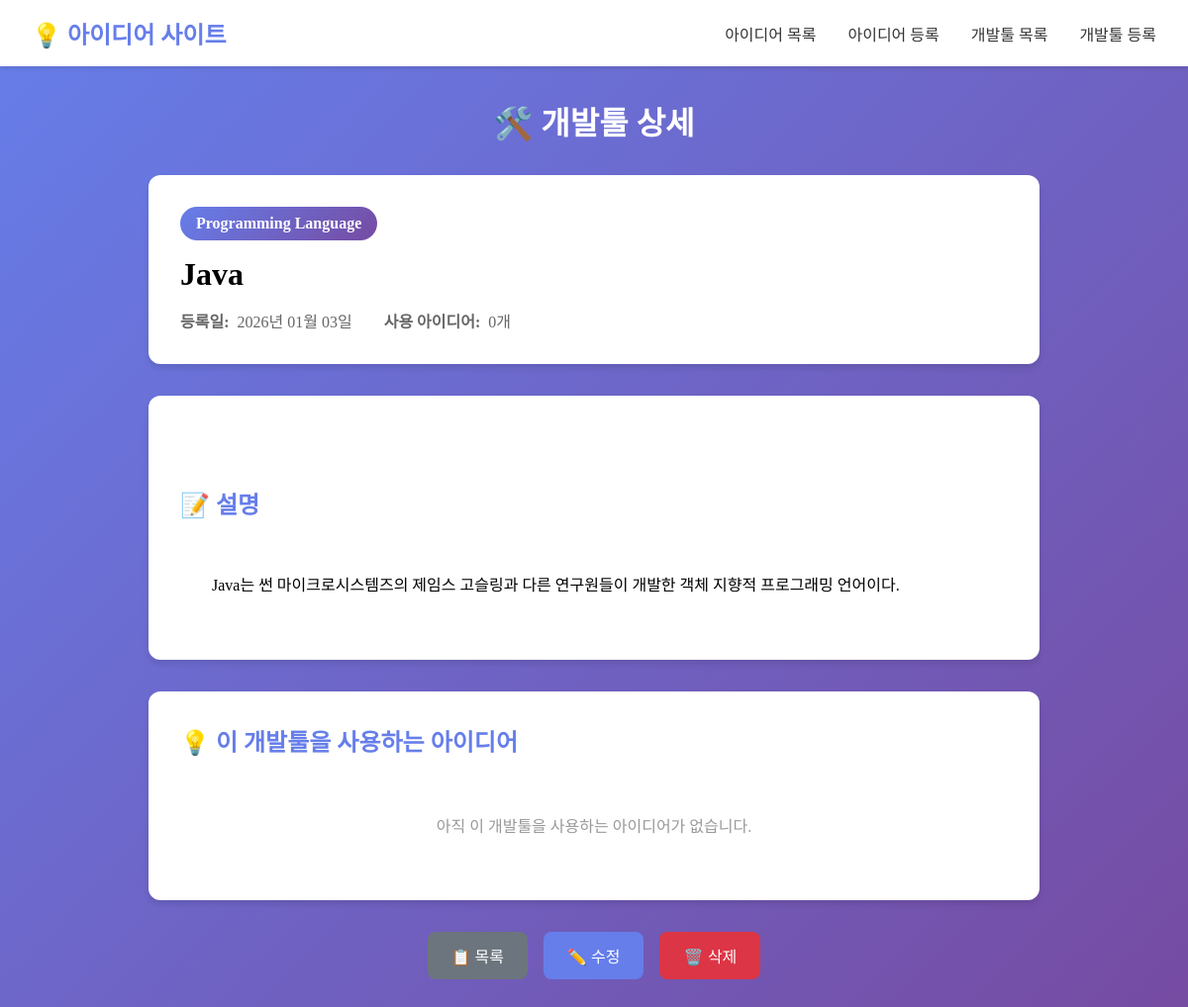
/devtools/11/, run on the app's committed database.
### ideas/models.py (models this page shows, shortened)
class DevTool(models.Model):
    KIND_CHOICES = [
        ('frontend', 'Frontend Framework'),
        ('backend', 'Backend Framework'),
        ('database', 'Database'),
        ('language', 'Programming Language'),
        ('devops', 'DevOps'),
        ('design', 'Design Tool'),
        ('etc', 'Etc'),
    ]
    name = models.CharField(max_length=100)
    kind = models.CharField(max_length=20, choices=KIND_CHOICES)
    content = models.TextField()
    created_at = models.DateTimeField(auto_now_add=True)

### ideas/views.py (the view)
# urls.py: path('devtools/<int:pk>/', views.devtools_detail, name='devtools_detail'),
def devtools_detail(request, pk):
    devtool = DevTool.objects.get(pk=pk)
    ideas = devtool.ideas.all()
    context = {
        'devtool': devtool,
        'ideas': ideas,
    }
    return render(request, 'devtools_detail.html', context)

### ideas/templates/devtools_detail.html (shortened to what this page needs)
{% extends 'base.html' %}
{% block content %}
<div class="page-title">
    <h1>🛠️ 개발툴 상세</h1>
</div>
<div class="detail-container">
    <div class="detail-header">
        <span class="kind-badge">{{ devtool.get_kind_display }}</span>
        <h1>{{ devtool.name }}</h1>
        <div class="meta-info">
            <div class="meta-item">
                <strong>등록일:</strong>
                {{ devtool.created_at|date:"Y년 m월 d일" }}
            </div>
            <div class="meta-item">
                <strong>사용 아이디어:</strong>
                {{ ideas.count }}개
            </div>
        </div>
    </div>
    <div class="detail-content">
        <h2>📝 설명</h2>
        {{ devtool.content }}
    </div>
    <div class="ideas-section">
        <h2>💡 이 개발툴을 사용하는 아이디어</h2>
        {% if ideas %}
            {% for idea in ideas %}
            <div class="idea-item">
                <a href="{% url 'ideas:ideas_detail' idea.pk %}">{{ idea.title }}</a>
                <div class="idea-meta">
                    관심도: {{ idea.interest }} |
                    찜하기: {{ idea.star_count }}개 |
                    등록일: {{ idea.created_at|date:"Y.m.d" }}
                </div>
            </div>
            {% endfor %}
        {% else %}
            <div class="empty-message">
                아직 이 개발툴을 사용하는 아이디어가 없습니다.
            </div>
        {% endif %}
    </div>
    <div class="button-group">
        <a href="{% url 'ideas:devtools_list' %}" class="btn btn-gray">📋 목록</a>
        <a href="{% url 'ideas:devtools_update' devtool.pk %}" class="btn">✏️ 수정</a>
        <form method="post" action="{% url 'ideas:devtools_delete' devtool.pk %}"
              style="display: inline;"
              onsubmit="return confirm('정말 삭제하시겠습니까? 이 개발툴을 사용하는 아이디어도 함께 삭제됩니다.');">
            <button type="submit" class="btn btn-red">🗑️ 삭제</button>
        </form>
    </div>
</div>
{% endblock %}

### ideas/templates/base.html (style rules this page uses)
* { margin: 0; padding: 0; box-sizing: border-box; }
body { background: linear-gradient(135deg, #667eea 0%, #764ba2 100%); min-height: 100vh; }
.btn { display: inline-block; padding: 0.75rem 1.5rem; background: #667eea; color: #fff; text-decoration: none; border-radius: 8px; border: none; cursor: pointer; font-size: 1.0rem; }
.btn-gray { background: #6c757d; }
.btn-red { background: #dc3545; }

### ideas/templates/devtools_detail.html (style rules this page uses)
.page-title { text-align: center; color: #fff; margin-bottom: 2.0rem; }
.detail-container { max-width: 900px; margin: 0 auto; }
.detail-header { background: #fff; border-radius: 12px; padding: 2.0rem; margin-bottom: 2.0rem; box-shadow: 0 4px 6px rgba(0,0,0,0.1); }
.kind-badge { display: inline-block; padding: 0.5rem 1.0rem; background: linear-gradient(135deg, #667eea 0%, #764ba2 100%); color: #fff; border-radius: 20px; font-weight: bold; margin-bottom: 1.0rem; }
.detail-header h1 { margin-bottom: 1.0rem; }
.meta-info { display: flex; gap: 2.0rem; color: #666; flex-wrap: wrap; }
.meta-item { display: flex; gap: 0.5rem; }
.detail-content { background: #fff; border-radius: 12px; padding: 2.0rem; margin-bottom: 2.0rem; box-shadow: 0 4px 6px rgba(0,0,0,0.1); line-height: 1.8; white-space: pre-wrap; }
.detail-content h2 { color: #667eea; margin-bottom: 1.0rem; }
.ideas-section { background: #fff; border-radius: 12px; padding: 2.0rem; margin-bottom: 2.0rem; box-shadow: 0 4px 6px rgba(0,0,0,0.1); }
.ideas-section h2 { color: #667eea; margin-bottom: 1.5rem; }
.button-group { display: flex; gap: 1.0rem; justify-content: center; flex-wrap: wrap; }
.empty-message { text-align: center; color: #999; padding: 2.0rem; }

### data on the page
DevTool: kind "Programming Language", name "Java", created_at "2026년 01월 03일", count "0", content "Java는 썬 마이크로시스템즈의 제임스 고슬링과 다른 연구원들이 개발한 객체 지향적 프로그래밍 언어이다."
